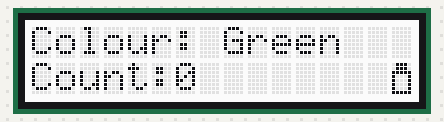
Recording of a sketch running on a simulated Arduino Uno, built with avr-gcc and run on an emulated ATmega328P. On the bench: 16×2 character LCD.

Above: at 0.2 s.
At 10.2 s:
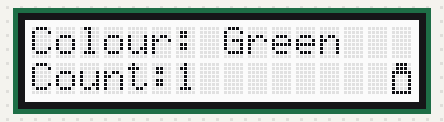
At 30.2 s:
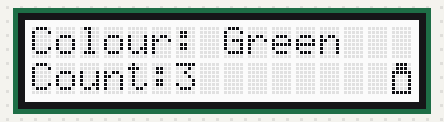
At 60.3 s:
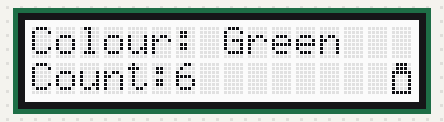
At 90.4 s:
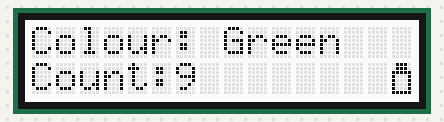
At 120.5 s:
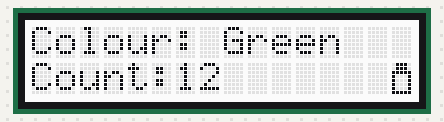

The sketch:

LCDwGlasspic.ino
```cpp
#include <Wire.h>
#include "rgb_lcd.h"

int count = 0;
rgb_lcd lcd;

// Define custom characters (5x8 pixels each)

// Example 1: Speaker icon
byte Glass[8] = {
    0b01110,  // Top: neck (3 pixels)
    0b01110,  // Neck continues
    0b11111,  // Shoulder (widens)
    0b10001,  // Body left side
    0b10001,  // Body middle
    0b10001,  // Body middle
    0b10001,  // Body bottom
    0b11111   // Base
};

void setup() {
  // Initialize LCD (16 columns, 2 rows)
  lcd.begin(16, 2);

  // Create custom characters in CGRAM (locations 0-7)
  lcd.createChar(0, Glass);

  // Clear display
  lcd.clear();

  // Display text with custom characters
  lcd.setCursor(0, 0);
  lcd.print("Green");
  lcd.setCursor(0, 1);
  lcd.print("Count:");
  lcd.print(count);
  lcd.setCursor(15, 1);
  lcd.write(byte(0));  // Show speaker
}

void loop() {
  for(int i = 0; i <= 999999999; i++){
  count = i;
  lcd.clear();
  lcd.setCursor(0, 0);
  lcd.print("Colour: Green");
  lcd.setCursor(0, 1);
  lcd.print("Count:");
  lcd.print(count); // displays count variable
  lcd.setCursor(15, 1); // puts cursor at the last spot on the LCD
  lcd.write(byte(0));  // Show glass picture
  delay(10000);
  }

}
```

Measured:
- what the display in image 1 shows lasts 10.1 s, from 10.1 s to 20.2 s
